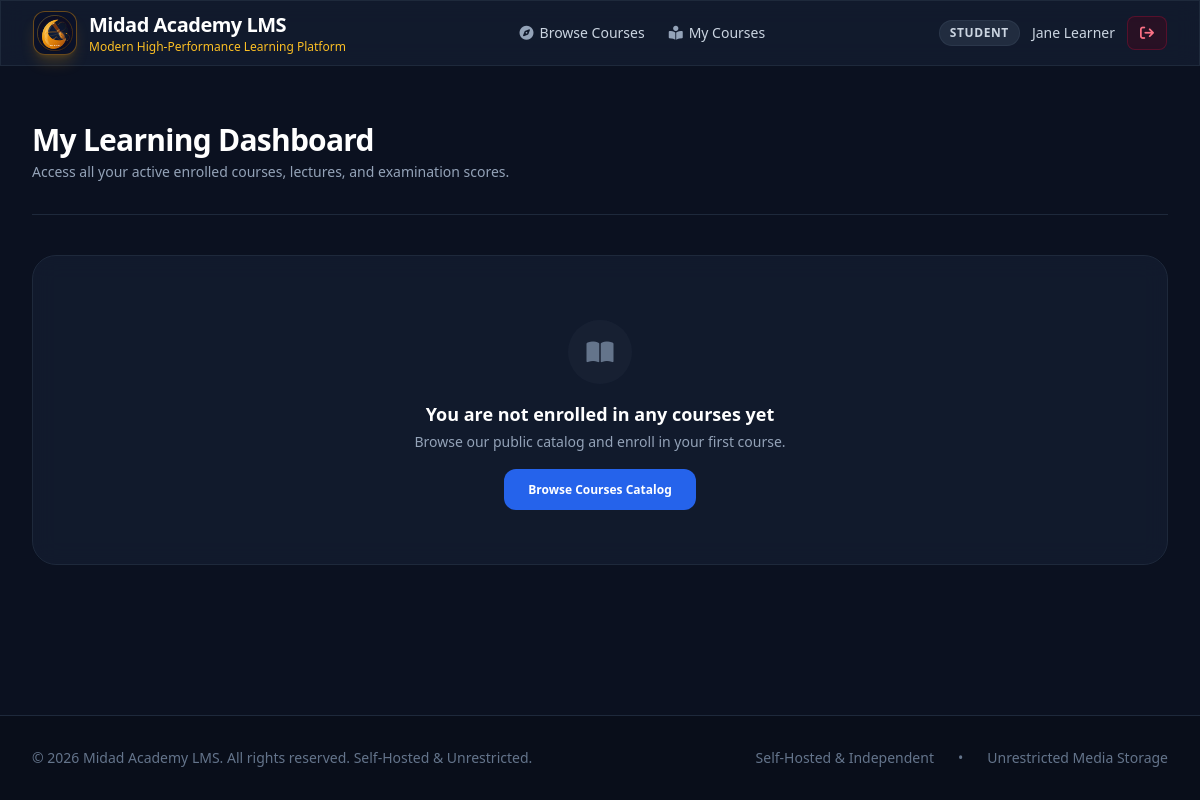
Screenshot of /my-learning (signed in) with the database file from the repository.
### tables this page shows
CREATE TABLE settings (
        key TEXT PRIMARY KEY,
        value TEXT NOT NULL
    );

CREATE TABLE users (
        id INTEGER PRIMARY KEY AUTOINCREMENT,
        email TEXT UNIQUE NOT NULL,
        name TEXT NOT NULL,
        password_hash TEXT NOT NULL,
        role TEXT NOT NULL DEFAULT 'student',
        created_at TIMESTAMP DEFAULT CURRENT_TIMESTAMP
    );

### app.py (the view)
@app.route("/my-learning")
@login_required
def my_learning():
    conn = db.get_db_connection()
    courses = conn.execute("""
        SELECT c.*, e.enrolled_at,
               (SELECT COUNT(*) FROM lessons WHERE course_id = c.id) as lesson_count
        FROM courses c
        JOIN enrollments e ON c.id = e.course_id
        WHERE e.user_id = ?
        ORDER BY e.enrolled_at DESC
    """, (session["user_id"],)).fetchall()
    conn.close()
    return render_template("my_learning.html", courses=courses)

### app.py (called while the page is built)
@app.context_processor
def inject_global_data():
    settings = db.get_settings()
    current_user = None
    if "user_id" in session:
        current_user = db.get_user_by_id(session["user_id"])
    return dict(settings=settings, current_user=current_user)

def login_required(f):
    @wraps(f)
    def decorated_function(*args, **kwargs):
        if "user_id" not in session:
            flash("Please sign in to access this page.", "warning")
            return redirect(url_for("login", next=request.url))
        return f(*args, **kwargs)
    return decorated_function

### database.py (called while the page is built)
def get_db_connection():
    conn = sqlite3.connect(DB_PATH)
    conn.row_factory = sqlite3.Row
    conn.execute("PRAGMA foreign_keys = ON")
    return conn

def get_settings():
    conn = get_db_connection()
    rows = conn.execute("SELECT key, value FROM settings").fetchall()
    conn.close()
    return {row["key"]: row["value"] for row in rows}

def get_user_by_id(user_id):
    conn = get_db_connection()
    user = conn.execute("SELECT * FROM users WHERE id = ?", (user_id,)).fetchone()
    conn.close()
    return user

### templates/my_learning.html (shortened to what this page needs)
{% extends "base.html" %}
{% block content %}
<div class="max-w-7xl mx-auto px-4 sm:px-6 lg:px-8 py-10">
    <div class="pb-8 border-b border-slate-800">
        <h1 class="text-3xl font-bold text-white tracking-tight">My Learning Dashboard</h1>
        <p class="text-sm text-slate-400 mt-1">Access all your active enrolled courses, lectures, and examination scores.</p>
    </div>
    <div class="grid grid-cols-1 md:grid-cols-2 lg:grid-cols-3 gap-8 mt-10">
        {% for c in courses %}
        <div class="glass-card rounded-2xl overflow-hidden hover:border-blue-500/40 transition duration-300 flex flex-col group shadow-xl">
            <div class="h-44 w-full overflow-hidden relative bg-slate-900">
                <img src="{{ c.cover_image }}" alt="{{ c.title }}" class="w-full h-full object-cover group-hover:scale-105 transition duration-500">
            </div>
            <div class="p-6 flex flex-col flex-grow">
                <span class="text-xs text-blue-400 font-semibold mb-1">{{ c.category }}</span>
                <h3 class="text-lg font-bold text-white group-hover:text-blue-400 transition leading-snug">
                    {{ c.title }}
                </h3>
                <p class="text-xs text-slate-400 mt-2 line-clamp-2">{{ c.description }}</p>
                <div class="pt-5 mt-5 border-t border-slate-800/80 flex items-center justify-between">
                    <span class="text-xs text-slate-400">Enrolled: {{ c.enrolled_at[:10] }}</span>
                    <a href="{{ url_for('learn_course', slug=c.slug) }}" class="px-4 py-2 rounded-xl bg-blue-600 hover:bg-blue-500 text-white text-xs font-semibold shadow-md shadow-blue-500/30 transition flex items-center gap-1.5">
                        <i class="fa-solid fa-play"></i> Watch Lectures
                    </a>
                </div>
            </div>
        </div>
        {% else %}
        <div class="col-span-full py-16 text-center glass-card rounded-3xl border border-slate-800">
            <div class="w-16 h-16 rounded-full bg-slate-800/50 flex items-center justify-center mx-auto text-slate-500 text-2xl mb-4">
                <i class="fa-solid fa-book-open"></i>
            </div>
            <h3 class="text-lg font-semibold text-white">You are not enrolled in any courses yet</h3>
            <p class="text-sm text-slate-400 mt-1 mb-6">Browse our public catalog and enroll in your first course.</p>
            <a href="{{ url_for('index') }}" class="px-6 py-3 rounded-xl bg-blue-600 hover:bg-blue-500 text-white font-semibold text-xs transition">
                Browse Courses Catalog
            </a>
        </div>
        {% endfor %}
    </div>
</div>
{% endblock %}

### templates/base.html (shortened to what this page needs)
<!DOCTYPE html>
<html lang="en">
<head>
    <script src="https://cdn.tailwindcss.com"></script>
    <link rel="stylesheet" href="https://cdnjs.cloudflare.com/ajax/libs/font-awesome/6.4.0/css/all.min.css">
</head>
<body class="min-h-screen flex flex-col antialiased">
    <header class="sticky top-0 z-50 glass-card border-b border-slate-800">
        <div class="max-w-7xl mx-auto px-4 sm:px-6 lg:px-8">
            <div class="flex items-center justify-between h-16">
                <a href="{{ url_for('index') }}" class="flex items-center space-x-3 group">
                    <div class="w-11 h-11 rounded-xl bg-[#0A1128] border border-amber-500/40 p-0.5 flex items-center justify-center shadow-lg shadow-amber-500/20 group-hover:scale-105 transition overflow-hidden">
                        <img src="{{ url_for('static', filename='images/midad_logo.svg') }}" alt="Midad Academy LMS Logo" class="w-full h-full object-contain">
                    </div>
                    <div>
                        <span class="text-xl font-bold tracking-tight text-white block">{{ settings.site_name }}</span>
                        <span class="text-xs text-amber-400 font-medium hidden sm:block">{{ settings.tagline }}</span>
                    </div>
                </a>
                <nav class="hidden md:flex items-center space-x-6">
                    <a href="{{ url_for('index') }}" class="text-sm font-medium text-slate-300 hover:text-white transition flex items-center gap-1.5">
                        <i class="fa-solid fa-compass text-slate-400"></i> Browse Courses
                    </a>
                    {% if current_user %}
                        <a href="{{ url_for('my_learning') }}" class="text-sm font-medium text-slate-300 hover:text-white transition flex items-center gap-1.5">
                            <i class="fa-solid fa-book-open-reader text-slate-400"></i> My Courses
                        </a>
                    {% endif %}
                </nav>
                <div class="flex items-center space-x-3">
                    {% if current_user %}
                        <div class="flex items-center space-x-3">
                            <span class="text-xs font-semibold px-2.5 py-1 rounded-full uppercase tracking-wider
                                {% if current_user.role == 'super_admin' %} bg-amber-500/20 text-amber-300 border border-amber-500/30
                                {% elif current_user.role == 'instructor' %} bg-emerald-500/20 text-emerald-300 border border-emerald-500/30
                                {% else %} bg-slate-700/50 text-slate-300 border border-slate-600/30 {% endif %}">
                                {{ current_user.role | replace('_', ' ') }}
                            </span>
                            <span class="text-sm font-medium text-slate-300 hidden lg:inline">{{ current_user.name }}</span>
                            <a href="{{ url_for('logout') }}" class="text-sm font-medium text-rose-400 hover:text-rose-300 transition bg-rose-950/40 px-3 py-1.5 rounded-lg border border-rose-800/40">
                                <i class="fa-solid fa-arrow-right-from-bracket"></i>
                            </a>
                        </div>
                    {% endif %}
                </div>
            </div>
        </div>
    </header>
    <main class="flex-grow">
        {% block content %}{% endblock %}
    </main>
    <footer class="mt-20 border-t border-slate-800 bg-[#090e1a] py-8">
        <div class="max-w-7xl mx-auto px-4 sm:px-6 lg:px-8 flex flex-col md:flex-row items-center justify-between text-sm text-slate-500 gap-4">
            <p>{{ settings.footer_text }}</p>
            <div class="flex items-center space-x-6">
                <span>Self-Hosted & Independent</span>
                <span>•</span>
                <span>Unrestricted Media Storage</span>
            </div>
        </div>
    </footer>
</body>
</html>

### templates/base.html (style rules this page uses)
body { background-color: #0b1120; color: #f8fafc; font-family: system-ui, -apple-system, sans-serif; }
.glass-card { background: rgba(21, 31, 50, 0.7); backdrop-filter: blur(12px); border: 1px solid rgba(255, 255, 255, 0.08); }

### rows the page displays
settings: site_name "Midad Academy LMS"
settings: tagline "Modern High-Performance Learning Platform"
users: role "STUDENT", name "Jane Learner"
settings: footer_text "© 2026 Midad Academy LMS. All rights reserved. Self-Hosted & Unrestricted."
